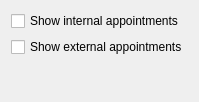
<ui version="4.0" >
 <class>KPlato::ResourceAppointmentsDisplayOptions</class>
 <widget class="QWidget" name="KPlato::ResourceAppointmentsDisplayOptions" >
  <property name="geometry" >
   <rect>
    <x>0</x>
    <y>0</y>
    <width>198</width>
    <height>102</height>
   </rect>
  </property>
  <property name="windowTitle" >
   <string/>
  </property>
  <layout class="QVBoxLayout" name="verticalLayout" >
   <item>
    <widget class="QCheckBox" name="ui_internalAppointments" >
     <property name="text" >
      <string>Show internal appointments</string>
     </property>
    </widget>
   </item>
   <item>
    <widget class="QCheckBox" name="ui_externalAppointments" >
     <property name="text" >
      <string>Show external appointments</string>
     </property>
    </widget>
   </item>
   <item>
    <spacer name="verticalSpacer" >
     <property name="orientation" >
      <enum>Qt::Vertical</enum>
     </property>
     <property name="sizeHint" stdset="0" >
      <size>
       <width>20</width>
       <height>40</height>
      </size>
     </property>
    </spacer>
   </item>
  </layout>
 </widget>
 <resources/>
 <connections/>
</ui>
